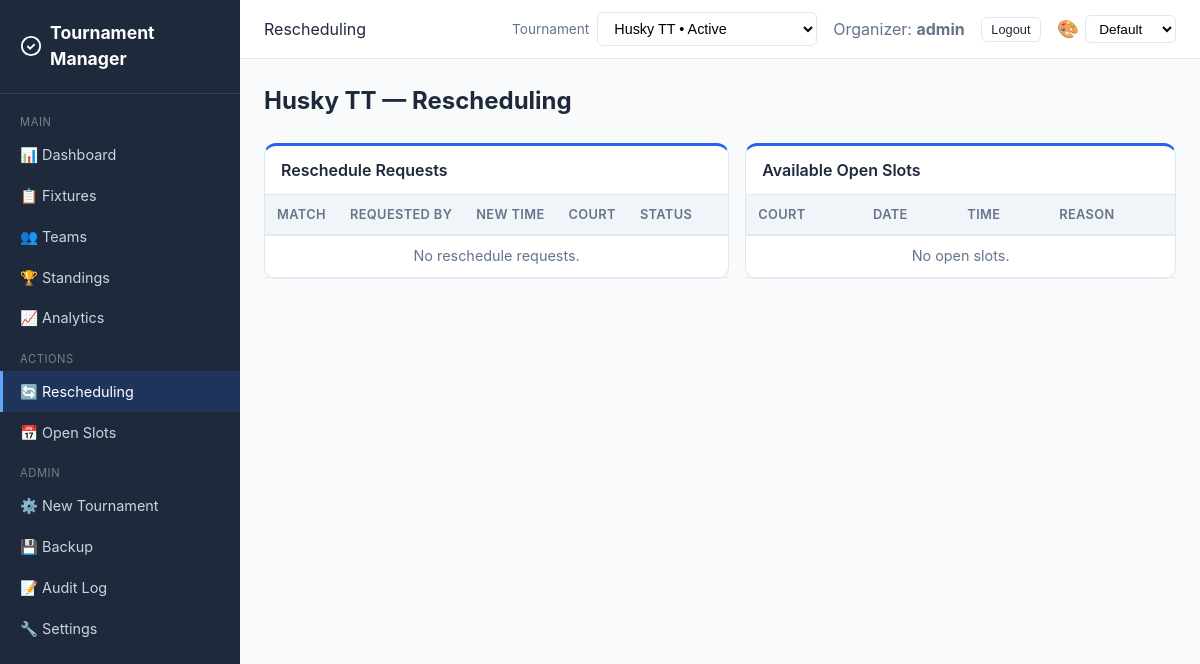
The app's page /rescheduling/ (signed in), older data.
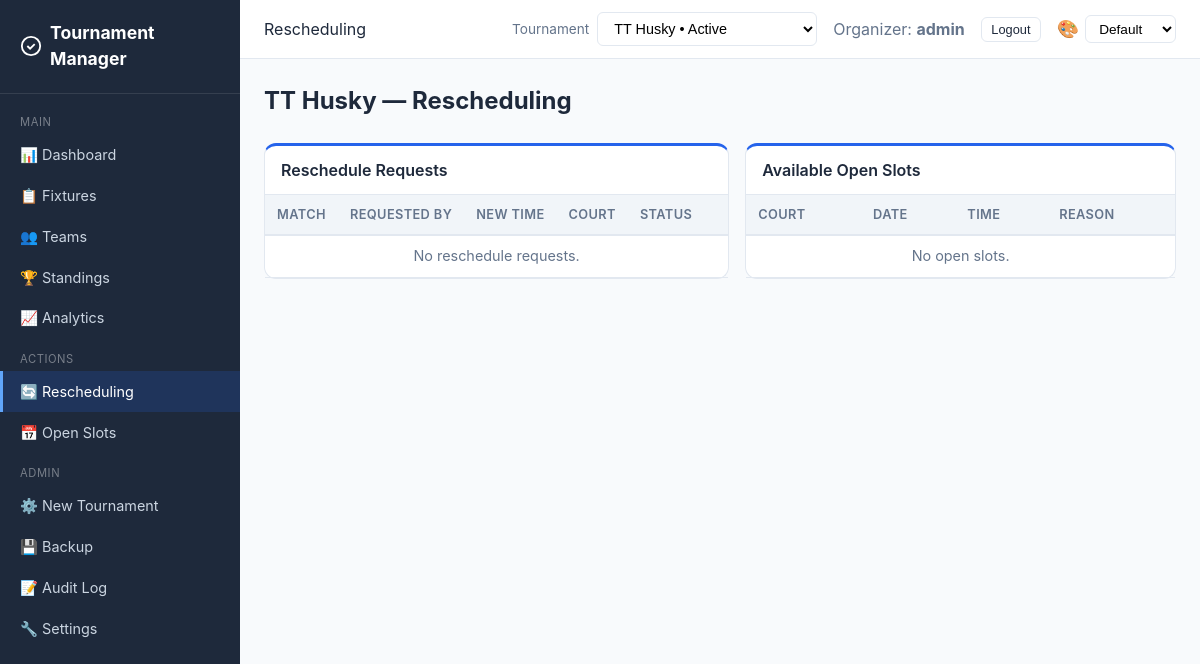
The same page, newer data.
### core/models.py (models this page shows, shortened)
class Tournament(models.Model):
    FORMAT_CHOICES = [
        ("round_robin", "Round Robin"),
        ("double_round_robin", "Double Round Robin"),
        ("knockout", "Knockout"),
        ("double_elimination", "Double Elimination"),
        ("consolation", "Consolation"),
        ("hybrid", "Hybrid (Groups + Knockout)"),
    ]
    SPORT_CHOICES = [
        ("badminton", "Badminton"),
        ("tennis", "Tennis"),
        ("volleyball", "Volleyball"),
        ("basketball", "Basketball"),
        ("soccer", "Soccer"),
        ("cricket", "Cricket"),
        ("table_tennis", "Table Tennis"),
        ("other", "Other"),
    ]
    WITHDRAWAL_POLICY_CHOICES = [
        ("forfeit", "Forfeit remaining matches"),
        ("void", "Void remaining matches"),
    ]
    name = models.CharField(max_length=200)
    sport_type = models.CharField(
        max_length=30, choices=SPORT_CHOICES, default="other",
        help_text="Type of sport for this tournament",
    )
    format = models.CharField(max_length=30, choices=FORMAT_CHOICES)
    players_per_team = models.IntegerField(
        default=1, help_text="Number of players required per team",
    )
    status = models.CharField(
        max_length=20,
        choices=[
            ("setup", "Setup"),
            ("registration_open", "Registration Open"),
            ("ready", "Ready for Scheduling"),
            ("scheduled", "Schedule Draft Ready"),
            ("active", "Active"),
            ("completed", "Completed"),
        ],
        default="setup",
    )
    created_at = models.DateTimeField(auto_now_add=True)
    started_at = models.DateTimeField(null=True, blank=True)
    completed_at = models.DateTimeField(null=True, blank=True)
    start_date = models.DateField(
        default=timezone.localdate,
        null=True,
        blank=True,
        help_text="Date from which automatic scheduling should begin",
    )
    expected_teams_count = models.PositiveIntegerField(
        default=0,
        blank=True,
        help_text="Expected number of teams before the tournament can start",
    )
    points_per_win = models.IntegerField(default=3)
    points_per_loss = models.IntegerField(default=0)
    points_per_draw = models.IntegerField(default=1)
    tiebreaker_order = models.TextField(
        default='["game_diff", "games_won", "head_to_head"]'
    )
    num_groups = models.IntegerField(default=2, help_text="For hybrid format")
    teams_per_group_advance = models.IntegerField(
        default=2, help_text="Teams advancing from each group"
    )
    withdrawal_policy = models.CharField(
        max_length=20, choices=WITHDRAWAL_POLICY_CHOICES, default="forfeit"
    )
    default_match_duration = models.IntegerField(
        default=30, help_text="Minutes per match"
    )

### core/views.py (the view)
# urls.py: path("rescheduling/", views.rescheduling_view, name="rescheduling"),
@login_required
def rescheduling_view(request):
    tournament = _get_tournament(request)
    if not tournament:
        return render(request, "core/rescheduling.html", _tournament_context(request, tournament))
    _sync_open_slots_for_tournament(tournament)
    team = _get_team(request.user)
    requests_qs = RescheduleRequest.objects.filter(
        match__tournament=tournament
    ).select_related("match", "requested_by", "new_court").order_by("-created_at")
    if team and not _is_organizer(request.user):
        requests_qs = requests_qs.filter(
            Q(requested_by=team) | Q(match__team1=team) | Q(match__team2=team)
        )
    return render(request, "core/rescheduling.html", {
        "tournament": tournament, "requests": requests_qs,
        "open_slots": tournament.open_slots.select_related("court").filter(end_time__gt=timezone.now()), "team": team,
        **_tournament_context(request, tournament),
    })

### core/views.py (called while the page is built)
def _get_available_tournaments():
    return Tournament.objects.annotate(
        team_count=Count("teams", distinct=True),
        match_count=Count("matches", distinct=True),
    ).annotate(
        status_rank=db_models.Case(
            db_models.When(status="active", then=db_models.Value(0)),
            db_models.When(status="registration_open", then=db_models.Value(1)),
            db_models.When(status="ready", then=db_models.Value(2)),
            db_models.When(status="scheduled", then=db_models.Value(3)),
            db_models.When(status="setup", then=db_models.Value(4)),
            db_models.When(status="completed", then=db_models.Value(5)),
            default=db_models.Value(6),
            output_field=db_models.IntegerField(),
        )
    ).order_by("status_rank", "-created_at")

def _tournament_context(request, tournament=None):
    if not request.user.is_authenticated or not _is_organizer(request.user):
        return {}
    return {
        "available_tournaments": _get_available_tournaments(),
        "selected_tournament": tournament,
    }

def _is_organizer(user):
    return user.is_staff or user.is_superuser

### templates/core/rescheduling.html (shortened to what this page needs)
{% extends "core/base.html" %}
{% block page_header %}Rescheduling{% endblock %}
{% block content %}
<h1 class="page-title">{% if tournament %}{{ tournament.name }} — {% endif %}Rescheduling</h1>
{% if tournament %}
<div class="grid grid-2">
    <div class="card">
        <div class="card-header">Reschedule Requests</div>
        <div class="table-container">
        <table>
            <thead><tr><th>Match</th><th>Requested By</th><th>New Time</th><th>Court</th><th>Status</th><th></th></tr></thead>
            <tbody>
            {% for rr in requests %}
            <tr>
                <td><a href="{% url 'match_detail' pk=rr.match.pk %}">Match #{{ rr.match.match_number }}</a></td>
                <td>{{ rr.requested_by.name }}</td>
                <td>{{ rr.new_time|date:"M d, H:i" }}</td>
                <td>{{ rr.new_court.name|default:"-" }}</td>
                <td><span class="badge badge-{{ rr.status }}">{{ rr.get_status_display }}</span></td>
                <td>
                    {% if rr.status == "pending" and team and rr.requested_by != team %}
                    <form method="post" action="{% url 'respond_reschedule' pk=rr.pk %}" style="display:inline">
                        {% csrf_token %}
                        <input type="hidden" name="action" value="approve">
                        <button type="submit" class="btn btn-success btn-sm">✓</button>
                    </form>
                    <form method="post" action="{% url 'respond_reschedule' pk=rr.pk %}" style="display:inline">
                        {% csrf_token %}
                        <input type="hidden" name="action" value="reject">
                        <button type="submit" class="btn btn-danger btn-sm">✗</button>
                    </form>
                    {% endif %}
                </td>
            </tr>
            {% empty %}
            <tr><td colspan="6" class="text-center text-muted">No reschedule requests.</td></tr>
            {% endfor %}
            </tbody>
        </table>
        </div>
    </div>
    <div class="card">
        <div class="card-header">Available Open Slots</div>
        <div class="table-container">
        <table>
            <thead><tr><th>Court</th><th>Date</th><th>Time</th><th>Reason</th></tr></thead>
            <tbody>
            {% for slot in open_slots %}
            <tr>
                <td>{{ slot.court.name }}</td>
                <td>{{ slot.start_time|date:"M d" }}</td>
                <td>{{ slot.start_time|date:"H:i" }} - {{ slot.end_time|date:"H:i" }}</td>
                <td>{{ slot.reason }}</td>
            </tr>
            {% empty %}
            <tr><td colspan="4" class="text-center text-muted">No open slots.</td></tr>
            {% endfor %}
            </tbody>
        </table>
        </div>
    </div>
</div>
{% else %}
<p class="text-muted">No tournament active.</p>
{% endif %}
{% endblock %}

### templates/core/base.html (shortened to what the changed rows need)
{% load static %}
<!DOCTYPE html>
<html lang="en">
<head>
    <link rel="stylesheet" href="{% static 'css/style.css' %}?v={% now 'YmdHis' %}">
</head>
<body>
{% if user.is_authenticated %}
<div class="app-layout">
    <div class="main-content">
        <header class="topbar">
            <div class="topbar-right">
                {% if user.is_staff and available_tournaments %}
                <form method="post" action="{% url 'select_tournament' %}" style="display:flex;align-items:center;gap:0.5rem;">
                    <label for="tournament-switch" class="text-muted" style="font-size:0.85rem;">Tournament</label>
                    <select id="tournament-switch" name="tournament_id" class="form-select" onchange="this.form.submit()" style="min-width:220px;">
                        {% for t in available_tournaments %}
                        <option value="{{ t.pk }}" {% if selected_tournament and t.pk == selected_tournament.pk %}selected{% endif %}>
                            {{ t.name }} • {{ t.get_status_display }}
                        </option>
                        {% endfor %}
                    </select>
                </form>
                {% endif %}
            </div>
        </header>
        <div class="content">
            {% block content %}{% endblock %}
        </div>
    </div>
</div>
{% endif %}
</body>
</html>

Row changes from the older to the newer data that the page shows:
removed Tournament: name "Husky TT"
added Tournament: name "TT Husky"
Text that changed along with them:
form field tournament_id: "Husky TT • Active" → "TT Husky • Active"
